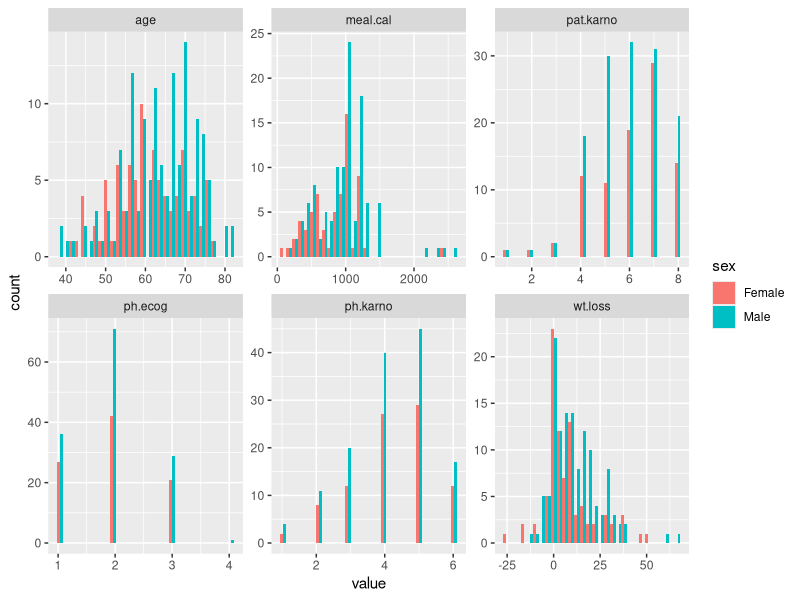
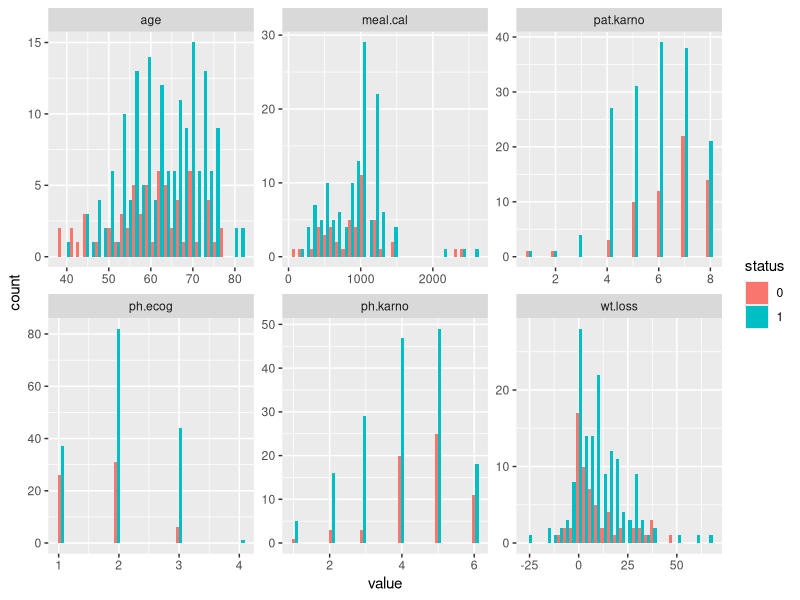

Recreate these plots in R, in order. (Note: this script raises an error after producing the figures.)
## ---- chunk 1
library(dplyr)
library(tidyr)
library(ggplot2)
library(kableExtra)
library(survminer)
library(survival)

knitr::opts_chunk$set(
  echo = TRUE, 
  message = FALSE, 
  warning = FALSE, 
  fig.height = 6, 
  fig.width = 8)


file_name <- 'lung.csv'

## ---- chunk 2
# Loading survival data from survival package
data(lung, package="survival")
dd_raw <- get(data("lung"))

# Getting the dimensions of the data
(dim(dd_raw))

# Data prep/cleaning ----
dd <-  dd_raw %>%
  # Reducing status to 0/1 from 1/2
  mutate(across(status , ~. - 1)) %>%
  # Setting levels of ph.ecog variable
  mutate(across(ph.ecog, ~factor(., levels = c(0:4)))) %>%
  # Setting levels of ph.karno variable
  mutate(across(ph.karno, ~factor(., levels = seq(50, 100, 10)))) %>%
  # Setting levels of pat.karno variable
  mutate(across(pat.karno, ~factor(., levels = seq(30, 100, 10)))) %>%
  # Converting sex to factor, keeping as 1/2
  mutate(across(sex, ~factor(as.character(.), levels = c(1, 2), 
                             labels = c("Male", "Female")))) %>%
  # Make survival time in the same units as age, to include age in 
  # survival analysis accounting for left-truncation
  mutate(across(time, ~./365.25))


# Defining continuous variables
cont_demo_vars <- c(
  "age", 
  "meal.cal", 
  "wt.loss"
)

# Defining categorical variables
cat_demo_vars <- c(
  "ph.karno", 
  "ph.ecog", 
  "pat.karno",
  "sex"
  )

# Defining Performance Metrics
perform_metrics <- c(
  "ph.ecog", 
  "ph.karno", 
  "pat.karno"
)

# Defining performance metric variables
perform_metrics <- c("ph.ecog", 
                     "ph.karno", 
                     "pat.karno")

## ---- chunk 3

## Examine presence of missing values
n_nas <- data.frame(
  do.call('rbind', apply(dd, 2, function(x){table(is.na(x))}))
)

names(n_nas) <- c("Non-Missing", "Missing")

# Output NAs as a table
n_nas %>%
  kable(format = 'latex') %>%
  kable_styling ()


## ---- chunk 4


# Creating boxplot to examine distributions of variables, 
dd %>%
  select(sex, all_of(cont_demo_vars),
         all_of(cat_demo_vars)) %>%
  # Converting sex to character
  mutate(across(sex ,as.character)) %>%
  # Converting other variables to numeric
  mutate(across(age:pat.karno, as.numeric)) %>%
  # Making data long to use facet wrap
  pivot_longer(names(.)[-1]) %>%
  # Passing to ggplot
  ggplot(aes(x = value, fill = sex, group = sex)) +
  geom_histogram(position = 'dodge') + 
  facet_wrap(. ~ name, scales = 'free')


## ---- chunk 5


# Plotting demographic and score variables by survival status
dd %>%
  select(status, all_of(cont_demo_vars),
         all_of(cat_demo_vars)) %>%
  select(-sex) %>%
  mutate(across(status ,as.character)) %>%
  mutate(across(age:pat.karno, as.numeric)) %>%
  pivot_longer(names(.)[-1]) %>%
  ggplot(aes(x = value, fill = status, group = status)) +
  geom_histogram(position = 'dodge') + 
  facet_wrap(. ~ name, scales = 'free')


## ---- chunk 6


# Looping over continuous variables, using t.test to determine 
# if there is a difference between males and females in these variables
t_test_ls <- lapply(cont_demo_vars, function(var){
  test_dd <- dd %>%
    select(sex, out = one_of(var)) 
  
  res <- t.test(out ~ sex, data = test_dd, paired= FALSE)
  dat <- data.frame(
    var = var, 
    p_val = round(res$p.value, 3)
  )
  row.names(dat) <- NULL
  dat
})

# Combining list into dataframe
test_dd <- do.call('rbind', t_test_ls)

test_dd %>%
  kable(format = 'html') %>%
  kable_styling(position = 'center')

## ---- chunk 7


# Using chi-squared test to determine if there are differences between males/females 
# in these variables
chi_sq_metric_by_sex <- lapply(perform_metrics, function(metric) {
  
  tab <- dd %>%
    select(sex, all_of(metric)) %>%
    mutate(across(all_of(metric), factor)) %>%
    group_by_at(names(.)) %>%
    dplyr::summarise(n = n()) %>%
    filter(!is.na(get(metric))) %>%
    spread(sex, n, fill = 0) %>%
    as.data.frame()
  
  
  row.names(tab) <- as.character(tab[, 1])
  tab[, 1] <- NULL
  
  res <- chisq.test(tab)
  data.frame(
    var = metric, 
    p_val = res$p.value
  )
  
})


chi_sq_metric_by_sex


chi_sq_metric_by_status <- lapply(perform_metrics, function(metric) {
  
  tab <- dd %>%
    select(status, all_of(metric)) %>%
    mutate(across(all_of(metric), factor)) %>%
    group_by_at(names(.)) %>%
    dplyr::summarise(n = n()) %>%
    filter(!is.na(get(metric))) %>%
    spread(status, n, fill = 0) %>%
    as.data.frame()
  print(metric)
  row.names(tab) <- as.character(tab[, 1])
  tab[, 1] <- NULL
  
  res <- chisq.test(tab)
  data.frame(
    var = metric, 
    p_val = res$p.value
  )
  
})

chi_sq_metric_by_status


## ---- chunk 8
sum_mat <- dd_raw %>%
  group_by(ph.ecog, ph.karno) %>%
  dplyr::summarise(n = n()) 

unique_combinations <-   sum_mat %>%
  filter(n > 0) %>%
  arrange(desc(n))

dat <- dd %>%
  select(ph.ecog, ph.karno) %>%
  na.omit()

unique_combinations %>%
  kable(format = 'latex')

# Determine spearman rank correlation coefficient between the two variables
cor_val <- cor(as.numeric(dat$ph.ecog), as.numeric(dat$ph.karno), 
               method = 'spearman')

# Plot ph.ecog and ph.karno as a scatterplot with correlation coefficient
q1_plot <- dd %>%
  select(ph.ecog, ph.karno) %>%
  ggplot(aes(x = ph.ecog, y = ph.karno)) + 
  geom_point(position = position_jitter(width = .1, height = 1)) + 
  geom_label(x = "3", y = "100", label = round(cor_val ,2))

# Creating barplot comparing overall distribution of the two measures
dd %>%
  select(sex, ph.karno, ph.ecog) %>%
  pivot_longer(names(.)[-1]) %>%
  ggplot(aes(x = value)) + 
  geom_histogram(stat = 'count') +
  facet_wrap(. ~ name, scales = 'free')

## ---- chunk 9
q1_plot

## ---- chunk 10

### Looking at agreement between patient and physician ----
cont_tab <- dd %>%
  # Creating pseudo_id to use in pivot_wider
  mutate(id = 1:n()) %>%
  # selecting variables of interest
  select(id, ph.karno, pat.karno) %>%
  pivot_longer(names(.)[-1]) %>%
  filter(!is.na(value)) %>%
  # Setting overall factor level for both scores
  mutate(value = factor(value, seq(30, 100, 10))) %>%
  pivot_wider() %>%
  # Removing NAs
  na.omit() 

# Plotting patient and physician scores as histogram
karno_bar_plot <- cont_tab %>%
  # Making long to summarize by variable
  pivot_longer(names(.)[-1]) %>%
  group_by(name, value) %>%
  # calculating count by group
  dplyr::summarise(n = n()) %>%
  ungroup() %>%
  group_by(name) %>%
  # calculating percentage by group
  mutate(pct = n/sum(n)) %>%
  # passing to ggplot
  ggplot(aes(x = value, y = pct, fill = name)) + 
  geom_histogram(stat = 'identity', position = 'dodge') + 
  # Adding labels
  xlab('score') +
  scale_fill_discrete('Rater')

# Calculating spearman rank correlation coefficient between patient and physician
cor_val <- cor(as.numeric(cont_tab$ph.karno), 
           as.numeric(cont_tab$pat.karno), 
           method = 'spearman')

# Plotting measures as a scatterplot, with correlation coefficient
corr_plot <- dd %>%
  ggplot(aes(x = ph.karno, 
             y = pat.karno)) + 
  geom_point(position = position_jitter(width = 0.5, height = 0.5)) +
  geom_text(x = "50", y = "40", color = 'red', label = round(cor_val, 2)) + 
  ggtitle("Patient vs. Physician Karnofsky score")


karno_bar_plot

## ---- chunk 11

corr_plot

## ---- chunk 12

# Fitting original model, non-stratified and without left truncation
fit_overall <- survfit(Surv(time, status) ~ 1, data = dd)

# Fitting original model, stratified and without left truncation
fit_0 <- survfit(Surv(time , status) ~ sex, 
                 data = dd)

# Using ggsurvplot to plot Kaplan Meier curves for model without left truncation
kap_plot_no_lt <- ggsurvplot(fit_0, 
                             data = dd,
                             conf.int = TRUE,
                             risk.table = TRUE,
                             pval = TRUE,  
                             surv.median.line = 'h')

kap_plot_no_lt

## ---- chunk 13

# Getting the median survival times from the survival model summary tables
sum_overall <- data.frame(t(summary(fit_overall)$table))
sum_grps <- data.frame(summary(fit_0)$table)

# Combining into a table
sum_both <- rbind(sum_overall, sum_grps)

### Median survival times ----
med_table <- data.frame(
  group = c("Overall", row.names(sum_grps)), 
  med_time = sum_both$median
) %>%
  kable(col.names = c("Group", "Median Survival Time (years)"),
        digits = 2, 
        format = 'latex')

med_table

## ---- chunk 14


# Fit model accounting for left truncation
fit_left_trunc <- survfit(Surv(time, 
                               age+time,  
                               status) ~ sex, data = dd)

# Use score test from coxph model, to get p-value equivalent to log-rank test
# between strata
fit0 <- coxph(Surv(time,
                   age+time,
                   status) ~ factor(sex),
              data = dd)

# Testing proportional hazards assumption
test.ph <- cox.zph(fit0)

# Using assertthat to stop the code if the proportional hazards assumption is not met
assertthat::assert_that(!any(test.ph$table[,'p'] <= 0.05), 
                        msg = "Proportional Hazards Assumption Not met")

# getting summary object of fit
sum <- summary(fit0)

# getting p_val from score test
p_val <- round(sum$sctest[3], 3)

# Including kaplan meier curves from model including left truncation, 
# including p-value where test statistic comes from coxph score test
kap_plot_left_trunc <- ggsurvplot(fit_left_trunc, 
                                  conf.int = TRUE,
                                  risk.table = TRUE,
                                  pval = round(p_val, 3))



## ---- chunk 15
attach(dd)

head(cbind(Surv(time, age+time, status), dd[, c("time", "status", "age", "sex")]))

head(cbind(Surv(time, status), dd[, c("time", "status", "age", "sex")]))

detach(dd)

## ---- chunk 16

kap_plot_left_trunc

## ---- chunk 17


# independent variables to use in univariate coxph models
ind_vars <- c(
  "sex", 
  "ph.ecog", 
  "ph.karno", 
  "pat.karno", 
  "meal.cal", 
  "wt.loss"
)


# Checking that there are at least 1 observation in each of dead/censored
# in each level of the performance scores
# Since there is only one observation in the censored group in ph.ecog == 3 group,
# This value will be set to NA so it is not included in the coxph analysis

dd %>%
  select(status, one_of(perform_metrics)) %>%
  mutate(across(everything(), as.character)) %>%
  pivot_longer(names(.)[-1]) %>%
  group_by(status, value, name) %>%
  dplyr::summarise(n = sum(!is.na(value))) %>%
  spread(status, n) %>%
  arrange(name) %>%
  filter(is.na(`0`) | is.na(`1`))

test_dd <- dd %>%
  mutate(ph.ecog = factor(ph.ecog, levels = c(0:2)))

hr_cox_ls <- lapply(ind_vars, function(x) {
  
  # Subset data to only include variables of interest
  sub_dd <- test_dd %>%
    select(status, age, time,  one_of(x)) 
  
  # Creating formula
  f <- as.formula(paste0("Surv(time, age+time, status) ~ ", factor(x)))
  
  # running coxph model
  res <- coxph(f, 
               data = sub_dd)
  
  # testing proportional hazards assumption
  test.ph <- cox.zph(res)
  
  # Breaking script if assumption not met
  assertthat::assert_that(!any(test.ph$table[,'p'] <= 0.05), 
                          msg = "Proportional Hazards Assumption Not met")
  
  # Getting summary table
  sum <- summary(res) 
  
  # Getting hazard ratio
  hr <- sum$coefficients[, 2]
  
  # Getting standard error
  se <- sum$coefficients[, 3]
  
  # calculating upper and lower bounds
  lb <- hr-qnorm(1-0.05/2)*se
  ub <- hr+qnorm(1-0.05/2)*se
  
  data.frame(
    var = x, 
    lvl = names(res$coefficients),
    hr = hr, 
    lb = lb, 
    ub = ub, 
    hr_pval = sum$coefficients[, 5]
    )
  
})

# Turning list into dataframe, changing labels of the variables and levels
hr_cox_dd <- do.call('rbind', hr_cox_ls) %>%
  mutate(lvl = gsub(paste0(var, collapse = '|'), "",lvl), 
         var = ifelse(lvl == '', var, paste(var, lvl, sep = '=')), 
         var = factor(var))

# Passing data to a forrest plot, with 95% confidence intervals around hazard ratio estimate
hr_plot <-
  ggplot(data = hr_cox_dd, aes(x = hr, y = var)) +
  geom_errorbar(aes(xmin = lb, xmax = ub)) + 
    geom_vline(xintercept = 1, color = 'red', linetype = 'dashed') + 
    geom_text(x = 5, aes(label = paste0("p=", round(hr_pval, 2)))) +
    scale_x_continuous(limits = c(-3,6)) + 
  xlab("Hazard Ratio (95% CI)") + 
  ylab("Variable (level)")



## ---- chunk 18

hr_plot

## ---- chunk 19

### Log-Rank tests for performance metrics ----
#' Univariate analyses of the different performance metrics showed 
         #' that no hazard ratios were significantly different than 1
         #' Log-rank tests will be used to test for overall differences between 
         #' survival curves.
         #' Coxph score test will be used to calculate test statistic
         
         log_rank_test_ls <- lapply(perform_metrics, function(x) {
           
           # Defining formula
           f <- as.formula(paste0("Surv(time, age+time, status) ~ factor(", x, ")"))
           
           # Running coxph model
           fit0 <- coxph(f, 
                         data = test_dd,
                         # iter = 0,
                         na.action = na.exclude)
           
           # Testing proportional hazards assumption
           test.ph <- cox.zph(fit0)
           
           # Breaking script if assumption not met  
           assertthat::assert_that(!any(test.ph$table[,'p'] <= 0.05), 
                                   msg = "Proportional Hazards Assumption Not met")
           
           # Getting summary table
           sum <- summary(fit0)
           
           # Getting p-value from score test
           p_val <- round(sum$sctest[3], 3)
           
           data.frame(
             var = x, 
             p_val = p_val
           )
           
         })
         
         # Turning list to a dataframe
         log_rank_test_dd <- do.call('rbind', log_rank_test_ls)
         
         # Creating plots for each variable, with p-value from test dataframe
         p_1 <- ggsurvplot(survfit(Surv(time, 
                                        age+time,
                                        status) ~ ph.ecog, data = test_dd), 
                           conf.int = TRUE,
                           pval = log_rank_test_dd$p_val[1])
         
         p_2 <- ggsurvplot(survfit(Surv(time, 
                                        age+time,  
                                        status) ~ ph.karno, data = test_dd), 
                           conf.int = TRUE,
                           pval = log_rank_test_dd$p_val[2])
         
         
         p_3 <- ggsurvplot(survfit(Surv(time, 
                                        age+time,  
                                        status) ~ pat.karno, data = test_dd), 
                           conf.int = TRUE,
                           pval = log_rank_test_dd$p_val[3])
         
## ---- chunk 20
         
p_1
         
## ---- chunk 21
         
p_2
         
## ---- chunk 22
         
p_3
         
## ---- chunk 23

med_dd <-  dd %>%
  # Selecting variables
  select(status, age, time, all_of(perform_metrics)) %>%
  # Turning performance metrics to numeric
  mutate(across(ph.ecog:pat.karno, as.numeric)) %>%
  pivot_longer(ph.ecog:pat.karno) %>%
  group_by(name) %>%
  # Getting median value by each variable
  dplyr::summarise(med = median(value, na.rm = TRUE)) %>%
  group_by(name) %>%
  # Getting the actual value of the reference level
  mutate(med_val = levels(dd[, name])[med]) %>%
  ungroup() 

# Creating test dataframe, with new median split variable
test_dd <- dd %>%
  select(status, age, time, all_of(perform_metrics)) %>%
  mutate(across(ph.ecog:pat.karno, as.numeric)) %>%
  # Creating pseudo-id column to use in pivot_wider
  mutate(id = 1:n()) %>%
  pivot_longer(ph.ecog:pat.karno)  %>%
  # Pulling in medians
  left_join(med_dd, by = c("name")) %>%
  mutate(value = as.numeric(value)) %>%
  # Creating median split variable
  mutate(med_split = case_when(
    value < med ~ paste('Less than', med_val),
    value >= med ~ paste('Greater than or equal to', med_val)
    )) %>%
  select(id, status, age, time, name, med_split) %>%
  pivot_wider(values_from = 'med_split')

# looping over performance metrics, testing difference between variables
log_rank_test_ls <- lapply(perform_metrics, function(x) {
  
  # Subset data to variables of interest
  sub_dd <- test_dd %>%
    select(id:time, x = all_of(x))
  
  # Fitting coxph model
  fit0 <- coxph(Surv(time, 
                     age+time,
                     status) ~ factor(x), 
                data = sub_dd,
                na.action = na.exclude)
  
  # Testing coxph assumption
  test.ph <- cox.zph(fit0)
  assertthat::assert_that(!any(test.ph$table[,'p'] <= 0.05), 
                          msg = "Proportional Hazards Assumption Not met")
  
  # Getting p-value
  sum <- summary(fit0)
  p_val <- round(sum$sctest[3], 3)
  
  dat <- data.frame(
    var = x, 
    p_val = p_val
  )
  dat
  })

# turning list to dataframe
log_rank_test_dd <- do.call('rbind', log_rank_test_ls)
  
# Creating plots on the median split variables, with p-value added
p_1_med_split <- ggsurvplot(survfit(Surv(time, 
                          age+time,
                          status) ~ ph.ecog, 
                     data = test_dd),
                     pval = subset(log_rank_test_dd, 
                                   var == "ph.ecog", 
                                   p_val)[[1]],
                     conf.int = TRUE)

p_2_med_split <- ggsurvplot(survfit(Surv(time, 
                               age+time,
                               status) ~ ph.karno, 
                          data = test_dd),
                  pval = subset(log_rank_test_dd, 
                                var == "ph.karno", 
                                p_val)[[1]],
                  conf.int = TRUE)

p_3_med_split <- ggsurvplot(survfit(Surv(time, 
                               age+time,
                               status) ~ pat.karno, 
                          data = test_dd),
                  pval = subset(log_rank_test_dd, 
                                var == "pat.karno", 
                                p_val)[[1]],
                  conf.int = TRUE)



med_dd %>%
  select(name, med_val) %>%
  arrange(name) %>%
  kable(col.names = c("Score Variable", "Median"), 
        format = 'latex') 
## ---- chunk 24

p_1_med_split

## ---- chunk 25

p_2_med_split

## ---- chunk 26

p_3_med_split

## ---- chunk 27
sessionInfo()
